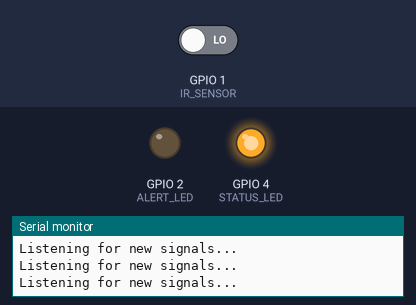
Recording of a sketch running on a simulated ESP8266 (NodeMCU). On the bench: output pins drawn as LEDs (lit = HIGH), the last lines printed to the serial monitor. Inputs (shaded band) come from the test bench; at power-on: GPIO 1 (IR_SENSOR) LOW. WiFi joins after 1.5 s; servers stay silent unless stated.

Above: at 2.7 s.
2.8 s: GPIO 1 (IR_SENSOR) driven HIGH
At 3.9 s:
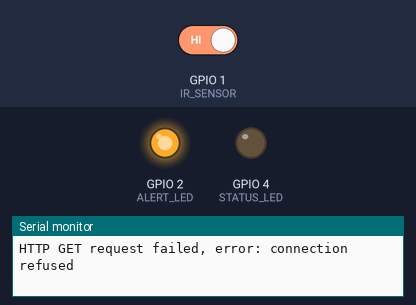
At 9.0 s:
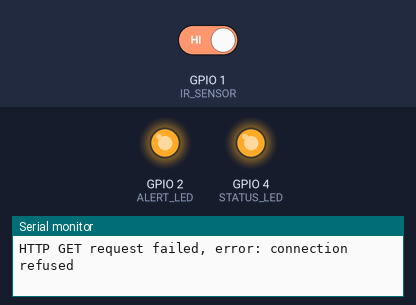
Timing chart, 0 to 10.5 s (numbered marks = the images above; inputs shaded):
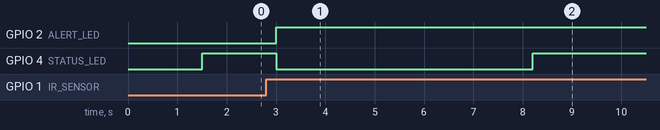

The sketch:

CircuitCode.ino
```cpp
#include <ESP8266WiFi.h>
#include <ESP8266HTTPClient.h>

// Wi-Fi credentials
const char* ssid = "iPhone";
const char* password = "ncsk8507";

// API endpoint: server listens on port 3000 at /capture
const char* apiEndpoint = "localhost:3000/capture";

// Pin definitions
#define IR_SENSOR 1       // IR sensor (input)
#define ALERT_LED 2       // Alert LED (output)
#define STATUS_LED 4      // Status LED (output)

void setup() {
  Serial.begin(115200);
  Serial.println();

  Serial.print("Connecting to ");
  Serial.println(ssid);
  WiFi.begin(ssid, password);

  // Wait for Wi-Fi connection
  while (WiFi.status() != WL_CONNECTED) {
    delay(500);
    Serial.println("Not connected");
  }

  Serial.println("\nConnected to Wi-Fi!");
  Serial.print("IP Address: ");
  Serial.println(WiFi.localIP());

  // Set pin modes
  pinMode(IR_SENSOR, INPUT);
  pinMode(ALERT_LED, OUTPUT);
  pinMode(STATUS_LED, OUTPUT);

  // Initial LED state: status LED on, alert LED off
  digitalWrite(ALERT_LED, LOW);
  digitalWrite(STATUS_LED, HIGH);
}

void sendCaptureRequest() {
  if (WiFi.status() == WL_CONNECTED) {
    HTTPClient http;
    WiFiClient wifiClient;  // Create a WiFiClient instance

    Serial.print("Sending capture request to: ");
    Serial.println(apiEndpoint);

    // Updated API call with WiFiClient and URL
    http.begin(wifiClient, apiEndpoint);

    int httpCode = http.GET();

    if (httpCode > 0) {
      Serial.print("HTTP GET code: ");
      Serial.println(httpCode);
      String payload = http.getString();
      Serial.println("Response:");
      Serial.println(payload);
    } else {
      Serial.print("HTTP GET request failed, error: ");
      Serial.println(http.errorToString(httpCode));
    }
    http.end();
  } else {
    Serial.println("WiFi not connected");
  }
}

void state_2() {
  // Activate alert: alert LED on, status LED off
  digitalWrite(ALERT_LED, HIGH);
  digitalWrite(STATUS_LED, LOW);

  // Call your server's /capture endpoint
  sendCaptureRequest();

  // Delay to prevent repeated triggering
  delay(5000);
}

void state_1() {
  // Normal state: alert LED off, status LED on
  digitalWrite(ALERT_LED, LOW);
  digitalWrite(STATUS_LED, HIGH);
}

void loop() {
  Serial.println("Listening for new signals...");

  if (digitalRead(IR_SENSOR) == HIGH) {
    state_2();

    while (1) {
      digitalWrite(ALERT_LED, HIGH);
      digitalWrite(STATUS_LED, HIGH);
    }
  } else {
    state_1();
  }

  delay(500); // Short delay before next loop
}
```

Measured:
- after the input at 2.8 s, GPIO 2 (ALERT_LED): LOW → HIGH after 0.21 s; GPIO 4 (STATUS_LED): HIGH → LOW after 0.21 s, → HIGH 5.2 s later
